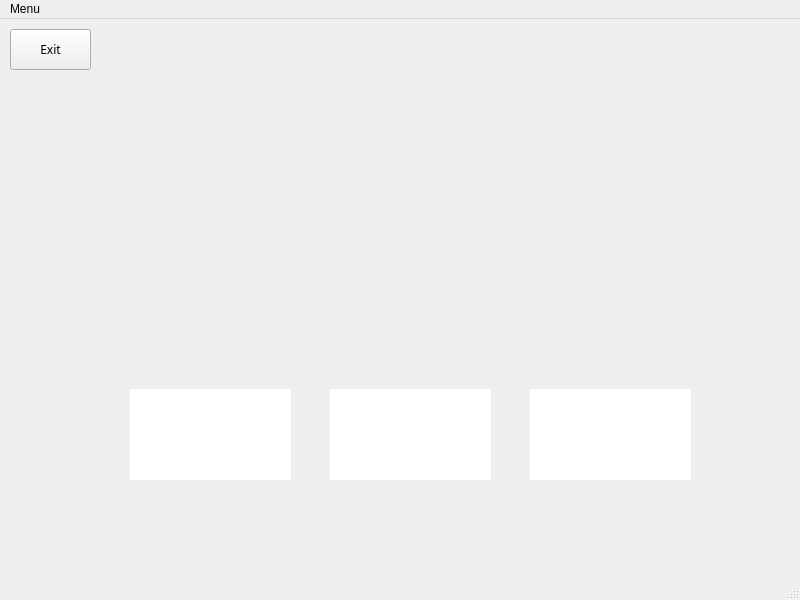
<?xml version="1.0" encoding="UTF-8"?>
<ui version="4.0">
 <class>MainWindow</class>
 <widget class="QMainWindow" name="MainWindow">
  <property name="geometry">
   <rect>
    <x>0</x>
    <y>0</y>
    <width>800</width>
    <height>600</height>
   </rect>
  </property>
  <property name="minimumSize">
   <size>
    <width>800</width>
    <height>600</height>
   </size>
  </property>
  <property name="maximumSize">
   <size>
    <width>800</width>
    <height>600</height>
   </size>
  </property>
  <property name="windowTitle">
   <string>MainWindow</string>
  </property>
  <property name="styleSheet">
   <string notr="true">background-color: qlineargradient(
    x1:0, y1:0, x2:0, y2:1,
    stop:0 #007f00,
    stop:1 #004d00
);
</string>
  </property>
  <widget class="QWidget" name="centralwidget">
   <widget class="CardButton" name="card1" native="true">
    <property name="geometry">
     <rect>
      <x>130</x>
      <y>370</y>
      <width>161</width>
      <height>91</height>
     </rect>
    </property>
    <property name="font">
     <font>
      <family>.AppleSystemUIFont</family>
     </font>
    </property>
    <property name="styleSheet">
     <string notr="true">background-color: #ffffff</string>
    </property>
   </widget>
   <widget class="QPushButton" name="exitButton">
    <property name="geometry">
     <rect>
      <x>10</x>
      <y>10</y>
      <width>81</width>
      <height>41</height>
     </rect>
    </property>
    <property name="font">
     <font>
      <family>Charter</family>
     </font>
    </property>
    <property name="styleSheet">
     <string notr="true">background-color: qlineargradient(
    x1:0, y1:0, x2:0, y2:1,
    stop:0 #ff0000,
    stop:1 #7d0000
);
</string>
    </property>
    <property name="text">
     <string>Exit</string>
    </property>
   </widget>
   <widget class="CardButton" name="card2" native="true">
    <property name="geometry">
     <rect>
      <x>330</x>
      <y>370</y>
      <width>161</width>
      <height>91</height>
     </rect>
    </property>
    <property name="font">
     <font>
      <family>.AppleSystemUIFont</family>
     </font>
    </property>
    <property name="styleSheet">
     <string notr="true">background-color: #ffffff</string>
    </property>
   </widget>
   <widget class="CardButton" name="card3" native="true">
    <property name="geometry">
     <rect>
      <x>530</x>
      <y>370</y>
      <width>161</width>
      <height>91</height>
     </rect>
    </property>
    <property name="font">
     <font>
      <family>.AppleSystemUIFont</family>
     </font>
    </property>
    <property name="styleSheet">
     <string notr="true">background-color: #ffffff</string>
    </property>
   </widget>
  </widget>
  <widget class="QMenuBar" name="menubar">
   <property name="geometry">
    <rect>
     <x>0</x>
     <y>0</y>
     <width>800</width>
     <height>38</height>
    </rect>
   </property>
   <widget class="QMenu" name="menuMenu">
    <property name="title">
     <string>Menu</string>
    </property>
   </widget>
   <addaction name="menuMenu"/>
  </widget>
  <widget class="QStatusBar" name="statusbar"/>
  <action name="actionFile">
   <property name="text">
    <string>File</string>
   </property>
  </action>
 </widget>
 <customwidgets>
  <customwidget>
   <class>CardButton</class>
   <extends>QWidget</extends>
   <header>card_button</header>
   <container>1</container>
  </customwidget>
 </customwidgets>
 <resources/>
 <connections/>
</ui>
